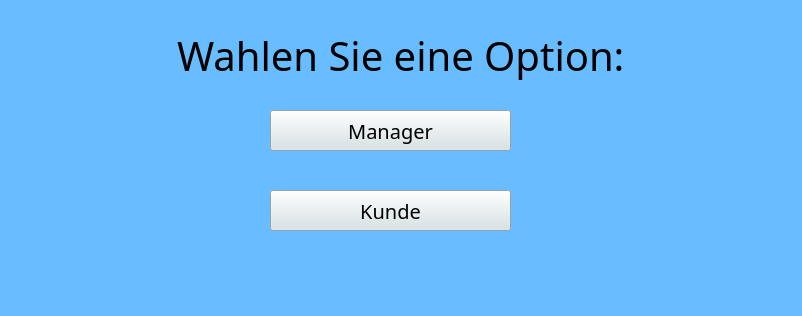
<?xml version="1.0" encoding="UTF-8"?>
<ui version="4.0">
 <class>MainWindow</class>
 <widget class="QMainWindow" name="MainWindow">
  <property name="geometry">
   <rect>
    <x>0</x>
    <y>0</y>
    <width>802</width>
    <height>316</height>
   </rect>
  </property>
  <property name="windowTitle">
   <string>MainWindow</string>
  </property>
  <property name="styleSheet">
   <string notr="true">background-color: rgb(103,189,255);</string>
  </property>
  <widget class="QWidget" name="centralwidget">
   <widget class="QPushButton" name="btn_manager">
    <property name="geometry">
     <rect>
      <x>270</x>
      <y>110</y>
      <width>241</width>
      <height>41</height>
     </rect>
    </property>
    <property name="font">
     <font>
      <family>Acier DisplaySolid</family>
      <pointsize>15</pointsize>
     </font>
    </property>
    <property name="styleSheet">
     <string notr="true">background-color: rgb(213,226,229);</string>
    </property>
    <property name="text">
     <string>Manager</string>
    </property>
   </widget>
   <widget class="QPushButton" name="btn_kunde">
    <property name="geometry">
     <rect>
      <x>270</x>
      <y>190</y>
      <width>241</width>
      <height>41</height>
     </rect>
    </property>
    <property name="font">
     <font>
      <family>Acier DisplaySolid</family>
      <pointsize>15</pointsize>
     </font>
    </property>
    <property name="styleSheet">
     <string notr="true">background-color: rgb(213,226,229);</string>
    </property>
    <property name="text">
     <string>Kunde</string>
    </property>
   </widget>
   <widget class="QWidget" name="layoutWidget">
    <property name="geometry">
     <rect>
      <x>0</x>
      <y>30</y>
      <width>801</width>
      <height>50</height>
     </rect>
    </property>
    <layout class="QHBoxLayout" name="horizontalLayout">
     <item>
      <spacer name="horizontalSpacer">
       <property name="orientation">
        <enum>Qt::Horizontal</enum>
       </property>
       <property name="sizeHint" stdset="0">
        <size>
         <width>40</width>
         <height>20</height>
        </size>
       </property>
      </spacer>
     </item>
     <item>
      <widget class="QLabel" name="lbl_option">
       <property name="font">
        <font>
         <family>Acier DisplaySolid</family>
         <pointsize>30</pointsize>
        </font>
       </property>
       <property name="text">
        <string>Wahlen Sie eine Option:</string>
       </property>
      </widget>
     </item>
     <item>
      <spacer name="horizontalSpacer_2">
       <property name="orientation">
        <enum>Qt::Horizontal</enum>
       </property>
       <property name="sizeHint" stdset="0">
        <size>
         <width>40</width>
         <height>20</height>
        </size>
       </property>
      </spacer>
     </item>
    </layout>
   </widget>
  </widget>
  <widget class="QMenuBar" name="menubar">
   <property name="geometry">
    <rect>
     <x>0</x>
     <y>0</y>
     <width>802</width>
     <height>21</height>
    </rect>
   </property>
  </widget>
  <widget class="QStatusBar" name="statusbar"/>
 </widget>
 <resources/>
 <connections/>
</ui>
